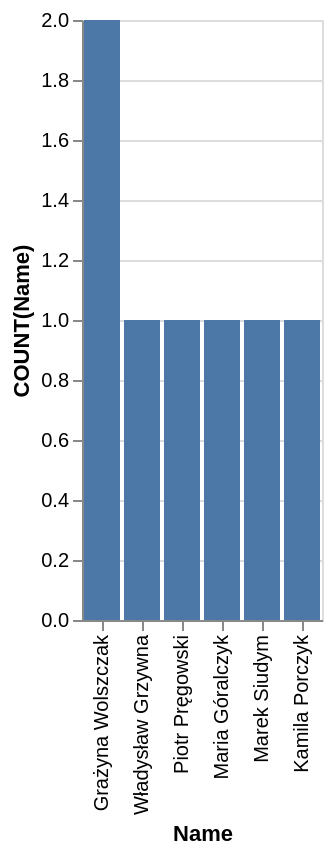

Source (Vega-Lite JSON):
### Vega-Lite specification from a JSON file in a GitHub repository (floating-point values rounded to 4 significant figures)
{"data": {"values": [{"x_data": "Grażyna Wolszczak", "y_data": 2}, {"x_data": "Władysław Grzywna", "y_data": 1}, {"x_data": "Piotr Pręgowski", "y_data": 1}, {"x_data": "Maria Góralczyk", "y_data": 1}, {"x_data": "Marek Siudym", "y_data": 1}, {"x_data": "Kamila Porczyk", "y_data": 1}]}, "mark": "bar", "encoding": {"x": {"field": "x_data", "type": "nominal", "title": "Name", "sort": {"op": "sum", "field": "y_data", "order": "descending"}}, "y": {"field": "y_data", "type": "quantitative", "title": "COUNT(Name)"}}}
